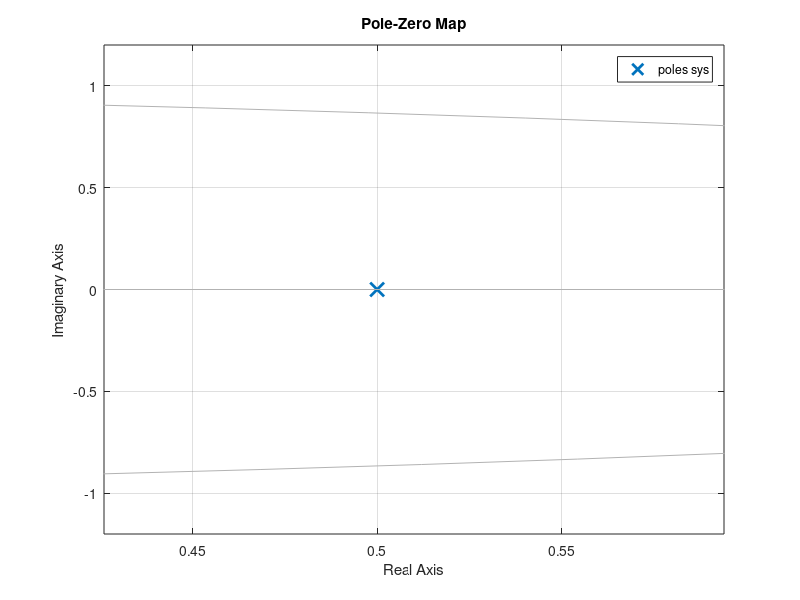
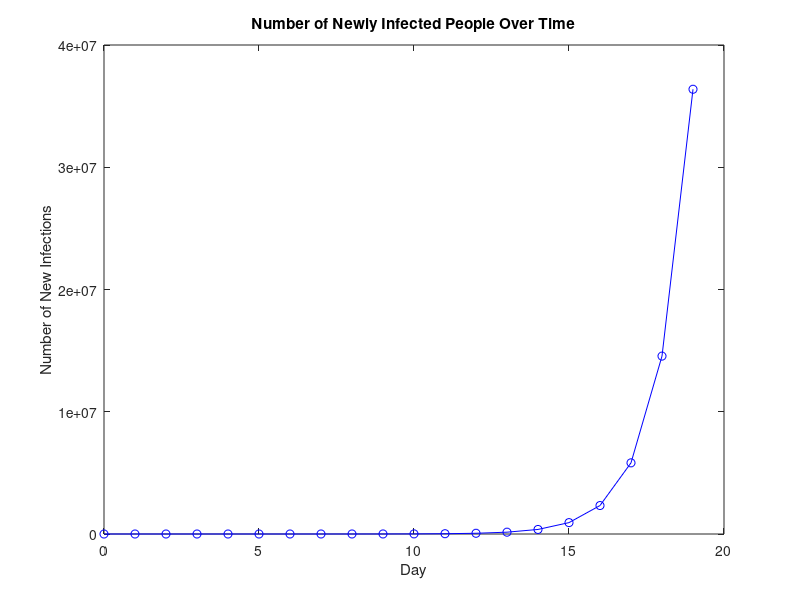
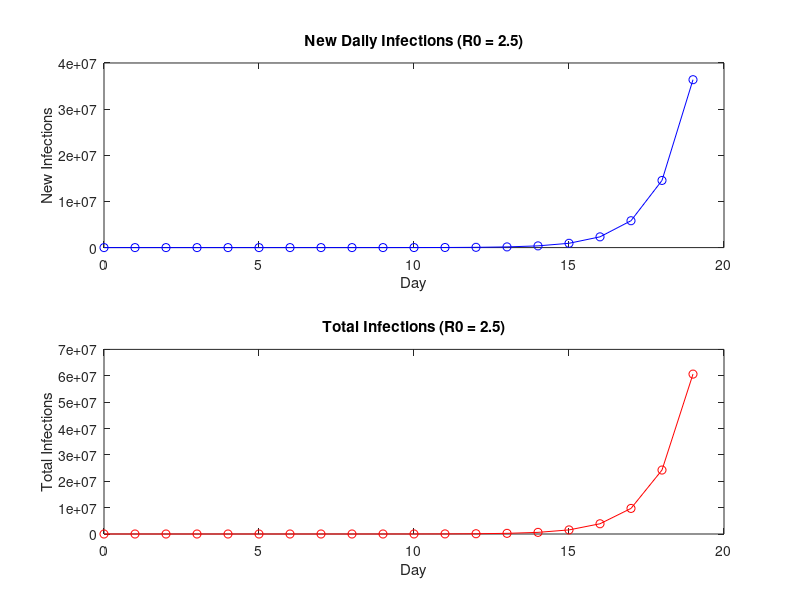

These figures' MATLAB source, in order:
%%%%% 1.1
% Define the system transfer function
R0 = 0.5; 
numerator = 1;
denominator = [1, -R0];

% Create a system object
sys = tf(numerator, denominator, 1);

% Plot the pole-zero plot
pzmap(sys);
grid on

%%%%% 1.2
% Parameters
R0 = 2.5; % Change this value as needed
n = 20;  % Number of days

% Initialize an array to store the number of newly infected people
new_infections = zeros(1, n);

% Initial condition (one infected person on day 0)
new_infections(1) = 1;

% Calculate the number of newly infected people for each day
for day = 2:n
    new_infections(day) = R0 * new_infections(day - 1);
end

% Plot the number of newly infected people over time
figure;
plot(0:n-1, new_infections, 'b-o');
title('Number of Newly Infected People Over Time');
xlabel('Day');
ylabel('Number of New Infections');

% Display the final number of newly infected people
final_infections = new_infections(end);
fprintf('Number of newly infected people after %d days: %d\n', n, final_infections);


%%%% 1.3
% Parameters
R0 = 2.5;
target_infections = 1e6; % 1 million

% Initialize the number of newly infected people and day counter
new_infections = 1; % Initial condition
n = 0;

% Calculate the number of days required to reach the target infections
while new_infections < target_infections
    n = n + 1;
    new_infections = R0 * new_infections;
end

fprintf('It will take %d days to reach 1 million new daily infections with R0 = %.1f.\n', n, R0);


%%%%%% 1.4
% Given covid_cases array
covid_cases = [40709, 40646, 40593, 40641, 40242, 39831, 39175];

% Initialize an array to store the results of division
division_results = zeros(1, length(covid_cases) - 1);

% Calculate the division results and store them
for i = 2:length(covid_cases)
    division_results(i - 1) = covid_cases(i) / covid_cases(i - 1);
end

% Calculate the average of the division results
average_result = mean(division_results);

% Display the division results and the average
disp('Division results:');
disp(division_results);
disp(['Average of division results: ', num2str(average_result)]);


%%%%%%%%%% 1.5
% Parameters
R0 = 2.5;
n = 20;  % Number of days

% Initialize arrays to store new daily infections and total infections
new_infections = zeros(1, n);
total_infections = zeros(1, n);

% Initial infection (one infected person on day 0)
new_infections(1) = 1;
total_infections(1) = new_infections(1);

% Calculate new daily infections and total infections
for day = 2:n
    new_infections(day) = R0 * new_infections(day - 1);
    total_infections(day) = total_infections(day - 1) + new_infections(day);
end

% Plot new daily infections
figure;
subplot(2, 1, 1);
plot(0:n-1, new_infections, 'b-o');
title('New Daily Infections (R0 = 2.5)');
xlabel('Day');
ylabel('New Infections');

% Plot total infections
subplot(2, 1, 2);
plot(0:n-1, total_infections, 'r-o');
title('Total Infections (R0 = 2.5)');
xlabel('Day');
ylabel('Total Infections');

% Display the final total infections
final_total_infections = total_infections(end);
fprintf('Total infections after %d days: %d\n', n, final_total_infections);